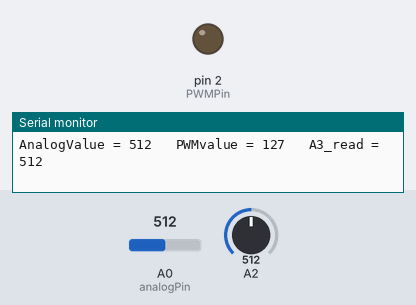
Simulated run of this sketch. Board: Arduino Uno, built with avr-gcc and run on an emulated ATmega328P. Shown: output pins drawn as LEDs (lit = HIGH), the last lines printed to the serial monitor. The inputs (shaded band) are chosen by the test bench; at power-on: A0 (analogPin) = 512, A2 = 512.

Above: at 1.8 s.
1.9 s: A0 (analogPin) set to 523
At 2.8 s:
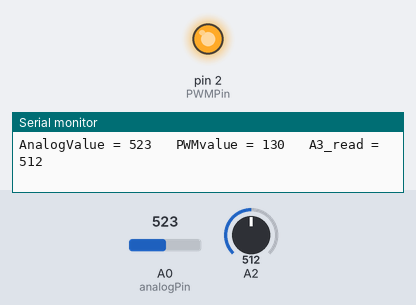
3.5 s: A0 (analogPin) set to 511
At 4.4 s:
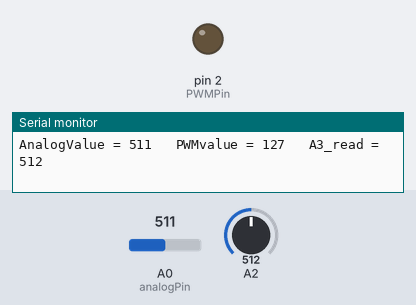
5.5 s: A0 (analogPin) set to 716
At 7.2 s:
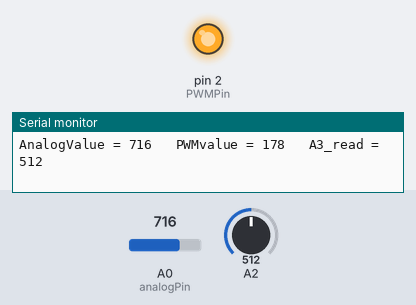
Timing chart, 0 to 8.7 s (numbered marks = the images above; inputs shaded):
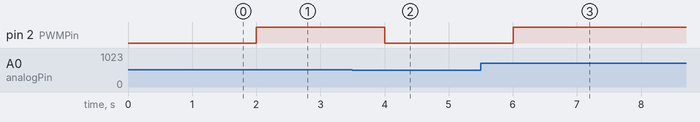

Measured:
- the behaviour switches between 513 and 514 on A0 (analogPin) (found by bisection; images 0 and 1)
- after the input at 1.9 s, pin 2 (PWMPin): LOW → HIGH after 0.10 s
- after the input at 3.5 s, pin 2 (PWMPin): HIGH → LOW after 0.50 s
- after the input at 5.5 s, pin 2 (PWMPin): LOW → HIGH after 0.51 s

The sketch:

PWM_P1.ino
```cpp
const int PWMPin = 2; //pwm pin
const int analogPin = A0; //analog input


int PWMvalue; //pwm output shown
int AnalogValue; //analog input shown
int detect; //detect read

void setup() {
  Serial.begin(9600);
  pinMode(PWMPin, OUTPUT);
}

void loop() {

AnalogValue = analogRead(analogPin); //reading analog pin value

detect = analogRead(A2); //detection analog reading

PWMvalue = map(AnalogValue, 0, 1023, 0, 255); //map analog value to analog output

analogWrite(PWMPin, PWMvalue); //analog output

//monitoring the value
Serial.print("AnalogValue = ");
Serial.print(AnalogValue);
Serial.print("\t PWMvalue = ");
Serial.print(PWMvalue);
Serial.print("\t A3_read = ");
Serial.print(detect);
Serial.print("\n");

delay(1000);
}
```
